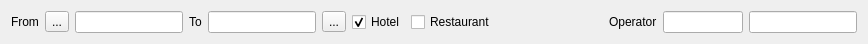
<?xml version="1.0" encoding="UTF-8"?>
<ui version="4.0">
 <class>FCashReportSummary</class>
 <widget class="QWidget" name="FCashReportSummary">
  <property name="geometry">
   <rect>
    <x>0</x>
    <y>0</y>
    <width>868</width>
    <height>40</height>
   </rect>
  </property>
  <property name="windowTitle">
   <string>Form</string>
  </property>
  <layout class="QHBoxLayout" name="horizontalLayout">
   <item>
    <widget class="QLabel" name="label">
     <property name="text">
      <string>From</string>
     </property>
    </widget>
   </item>
   <item>
    <widget class="QToolButton" name="btnBack">
     <property name="focusPolicy">
      <enum>Qt::NoFocus</enum>
     </property>
     <property name="text">
      <string>...</string>
     </property>
     <property name="icon">
      <iconset resource="../Resort/res.qrc">
       <normaloff>:/images/left.png</normaloff>:/images/left.png</iconset>
     </property>
    </widget>
   </item>
   <item>
    <widget class="EDateEdit" name="deStart"/>
   </item>
   <item>
    <widget class="QLabel" name="label_2">
     <property name="text">
      <string>To</string>
     </property>
    </widget>
   </item>
   <item>
    <widget class="EDateEdit" name="deEnd"/>
   </item>
   <item>
    <widget class="QToolButton" name="btnForward">
     <property name="focusPolicy">
      <enum>Qt::NoFocus</enum>
     </property>
     <property name="text">
      <string>...</string>
     </property>
     <property name="icon">
      <iconset resource="../Resort/res.qrc">
       <normaloff>:/images/right.png</normaloff>:/images/right.png</iconset>
     </property>
    </widget>
   </item>
   <item>
    <widget class="QCheckBox" name="chHotel">
     <property name="focusPolicy">
      <enum>Qt::ClickFocus</enum>
     </property>
     <property name="text">
      <string>Hotel</string>
     </property>
     <property name="checked">
      <bool>true</bool>
     </property>
    </widget>
   </item>
   <item>
    <widget class="QCheckBox" name="chRestaurant">
     <property name="focusPolicy">
      <enum>Qt::ClickFocus</enum>
     </property>
     <property name="text">
      <string>Restaurant</string>
     </property>
    </widget>
   </item>
   <item>
    <spacer name="horizontalSpacer">
     <property name="orientation">
      <enum>Qt::Horizontal</enum>
     </property>
     <property name="sizeHint" stdset="0">
      <size>
       <width>40</width>
       <height>20</height>
      </size>
     </property>
    </spacer>
   </item>
   <item>
    <widget class="QLabel" name="label_3">
     <property name="text">
      <string>Operator</string>
     </property>
    </widget>
   </item>
   <item>
    <widget class="EQLineEdit" name="leOperator">
     <property name="maximumSize">
      <size>
       <width>80</width>
       <height>16777215</height>
      </size>
     </property>
    </widget>
   </item>
   <item>
    <widget class="EQLineEdit" name="leOperatorName">
     <property name="readOnly">
      <bool>true</bool>
     </property>
    </widget>
   </item>
  </layout>
 </widget>
 <customwidgets>
  <customwidget>
   <class>EDateEdit</class>
   <extends>QLineEdit</extends>
   <header location="global">edateedit.h</header>
  </customwidget>
  <customwidget>
   <class>EQLineEdit</class>
   <extends>QLineEdit</extends>
   <header location="global">eqlineedit.h</header>
  </customwidget>
 </customwidgets>
 <resources>
  <include location="../Resort/res.qrc"/>
 </resources>
 <connections/>
</ui>
